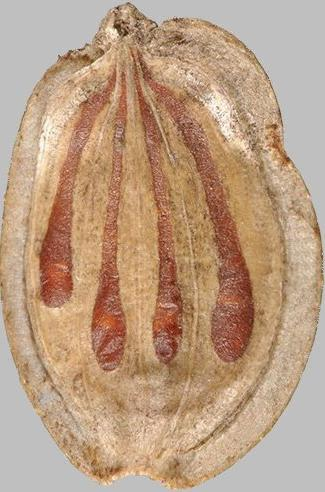
%> input picture Canadians families/Apiaceae3/1invasive_plants_seed_factsheet_heracleum_mantegazzianum_img1_1405078049942_eng.jpg, 325 x 492 px
$ octave --eval "result = segmentationBatch(imread('../../Canadians families/Apiaceae3/1invasive_plants_seed_factsheet_heracleum_mantegazzianum_img1_1405078049942_eng.jpg'));"   (GNU Octave 9; MATLAB toolbox functions it lacks are replaced by stand-ins)
%> lines starting %> are read from the running program, lines starting %| are printed output that depends on the picture; in (x1, y1, x2, y2) boxes, pixels count from 0 and x2, y2 are one past the last pixel; in counts of white or black regions, pixels touching at a corner belong together; the program's own positions count from 1
### classification/code/segmentationCagliari.m
function [BW,maskedRGBImage] = segmentationCagliari(RGB)

    % Convert RGB image to chosen color space
    I = rgb2hsv(RGB);

    % Define thresholds for channel 1 based on histogram settings
    channel1Min = 0.593;
    channel1Max = 0.406;

    % Define thresholds for channel 2 based on histogram settings
    channel2Min = 0.000;
    channel2Max = 1.000;

    % Define thresholds for channel 3 based on histogram settings
    channel3Min = 0.000;
    channel3Max = 0.746;

    % Create mask based on chosen histogram thresholds
    sliderBW = ( (I(:,:,1) >= channel1Min) | (I(:,:,1) <= channel1Max) ) & ...
        (I(:,:,2) >= channel2Min ) & (I(:,:,2) <= channel2Max) & ...
        (I(:,:,3) >= channel3Min ) & (I(:,:,3) <= channel3Max);
    BW = sliderBW;
    BW = imfill(BW, 'holes');

    % Initialize output masked image based on input image.
    maskedRGBImage = RGB;

    % Set background pixels where BW is false to zero.
    maskedRGBImage(repmat(~BW,[1 1 3])) = 0;

end

### classification/code/segmentationBatch.m
function results = segmentationBatch(im)
    %Image Processing Function
    %
    % IM      - Input image.
    % RESULTS - A scalar structure with the processing results.
    %

    if(size(im,3)==3)
        % Convert RGB to grayscale
        imgray = rgb2gray(im);
    else
        imgray = im;
    end

    %bw = imbinarize(imgray);
    [bw, ~] = segmentationCagliari(im);

    results.imgray = imgray;
    results.bw     = bw;
%> in segmentationBatch, `imgray = rgb2gray(im);`:
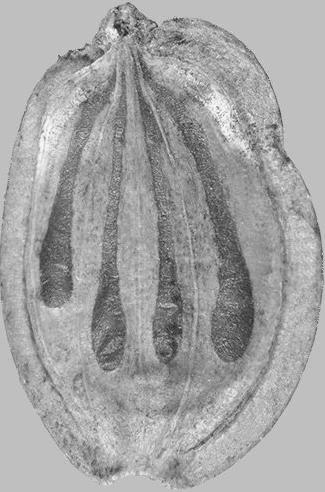
%> imgray: size 492x325 uint8; min 18, max 254, mean 163
%> in segmentationCagliari, `I = rgb2hsv(RGB);`: I: size 492x325x3 double; mean H, S, V 0.0805, 0.311, 0.733
%> in segmentationCagliari, `sliderBW = ( (I(:,:,1) >= channel1Min) | (I(:,:,1) <= channel1Max) ) &..`:
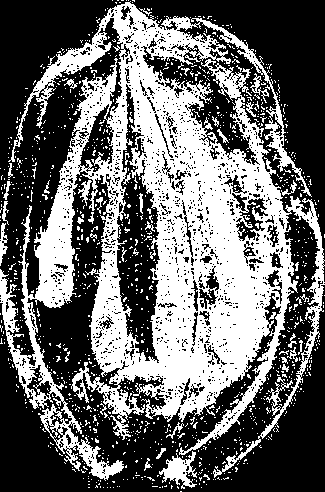
%> sliderBW: size 492x325 logical; 41.3% white; 1211 white regions (1171 under 20 px), largest, box (x1, y1, x2, y2) and area: (0, 1, 325, 481) 60070, (159, 451, 197, 489) 657, (0, 223, 8, 266) 166
%> in segmentationCagliari, `BW = imfill(BW, 'holes');`:
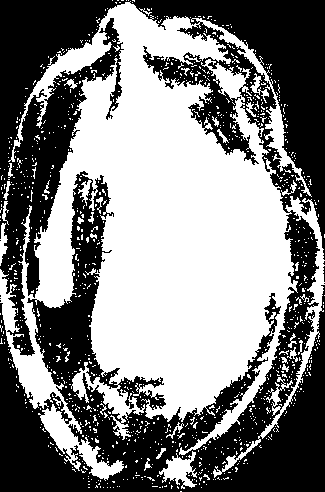
%> BW: size 492x325 logical; 51.2% white; 8 black regions (7 under 20 px), largest, box (x1, y1, x2, y2) and area: (0, 0, 325, 492) 77996
%> in segmentationCagliari, maskedRGBImage is the input picture: size 492x325x3 uint8; mean R, G, B 186.9, 157, 131
%> in segmentationCagliari, `maskedRGBImage(repmat(~BW,[1 1 3])) = 0;`:
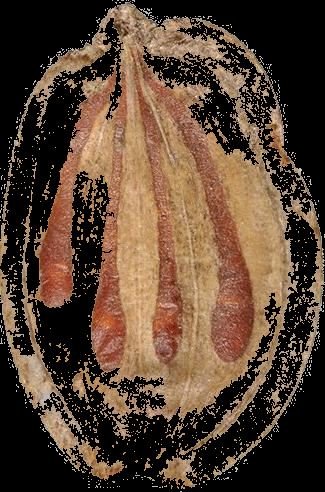
%> maskedRGBImage: size 492x325x3 uint8; mean R, G, B 88.6, 67.2, 49.8

$ run again, on Canadians families/Apiaceae3/1invasive_plants_seed_factsheet_pastinaca_sativa_sativa_03cnsh_1475605373114_eng.jpg
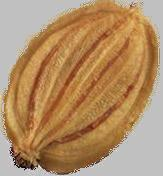
%> input picture Canadians families/Apiaceae3/1invasive_plants_seed_factsheet_pastinaca_sativa_sativa_03cnsh_1475605373114_eng.jpg, 163 x 176 px
%> I: size 176x163x3 double; mean H, S, V 0.11, 0.445, 0.7
%> in segmentationCagliari, `sliderBW = ( (I(:,:,1) >= channel1Min) | (I(:,:,1) <= channel1Max) ) &..`:
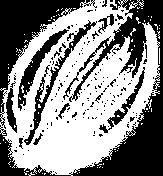
%> sliderBW: size 176x163 logical; 54.8% white; 159 black regions (146 under 20 px), largest, box (x1, y1, x2, y2) and area: (0, 0, 163, 176) 6661, (0, 0, 97, 129) 3201, (24, 20, 97, 145) 879
%> BW: size 176x163 logical; 67% white; 11 black regions (9 under 20 px), largest, box (x1, y1, x2, y2) and area: (0, 0, 163, 176) 6337, (0, 0, 85, 113) 3080
%> in segmentationCagliari, maskedRGBImage is the input picture: size 176x163x3 uint8; mean R, G, B 178.4, 142, 102.7
%> in segmentationCagliari, `maskedRGBImage(repmat(~BW,[1 1 3])) = 0;`:
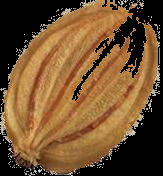
%> maskedRGBImage: size 176x163x3 uint8; mean R, G, B 113.8, 80.8, 45.8

$ run again, on Canadians families/Apiaceae3/4invasive_plants_seed_factsheet_heracleum_sosnowskyi_03cnsh_1475602567767_eng.jpg
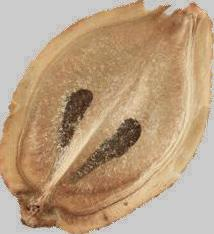
%> input picture Canadians families/Apiaceae3/4invasive_plants_seed_factsheet_heracleum_sosnowskyi_03cnsh_1475602567767_eng.jpg, 214 x 234 px
%> I: size 234x214x3 double; mean H, S, V 0.0959, 0.324, 0.728
%> in segmentationCagliari, `sliderBW = ( (I(:,:,1) >= channel1Min) | (I(:,:,1) <= channel1Max) ) &..`:
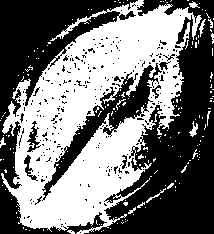
%> sliderBW: size 234x214 logical; 46.4% white; 194 white regions (180 under 20 px), largest, box (x1, y1, x2, y2) and area: (1, 0, 202, 234) 22331, (189, 121, 198, 137) 64, (199, 19, 206, 37) 46
%> BW: size 234x214 logical; 55.2% white; 4 black regions (2 under 20 px), largest, box (x1, y1, x2, y2) and area: (84, 0, 214, 234) 13299, (0, 0, 138, 234) 9122
%> in segmentationCagliari, maskedRGBImage is the input picture: size 234x214x3 uint8; mean R, G, B 185.6, 158.4, 128.8
%> in segmentationCagliari, `maskedRGBImage(repmat(~BW,[1 1 3])) = 0;`:
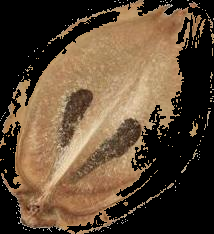
%> maskedRGBImage: size 234x214x3 uint8; mean R, G, B 93.7, 73.6, 53
